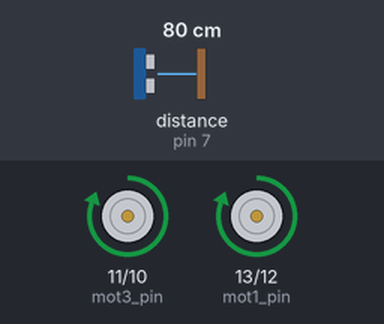
Recording of a sketch running on a simulated Arduino Uno, built with avr-gcc and run on an emulated ATmega328P. Parts: motor-driver pin pairs drawn as motors (green arrow = first pin HIGH = forward, orange = second pin HIGH = backward, longer = more drive). Wiring (inferred from the names in the program): ultrasonic range finder: trigger pin 8; echo pin 7. The test bench sets the inputs (shaded band); at power-on: distance to the obstacle (sensor on pin 7) 80 cm. The echo pulse lasts 58.3 µs per cm; what the sketch prints to the serial monitor is not drawn.

Above: at 4.0 s.
4.1 s: distance to the obstacle (sensor on pin 7) set to 2 cm
At 4.26 s:
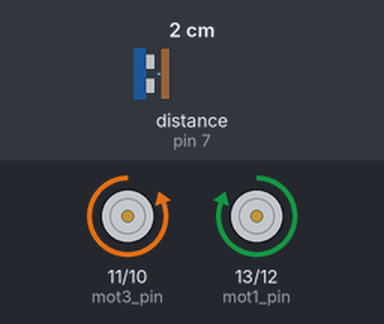
8.2 s: distance to the obstacle (sensor on pin 7) set to 4 cm
16.2 s: distance to the obstacle (sensor on pin 7) set to 7 cm
At 18.36 s:
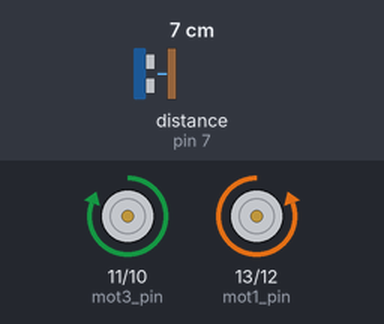
Timing chart, 0 to 27.9 s (numbered marks = the images above; inputs shaded):
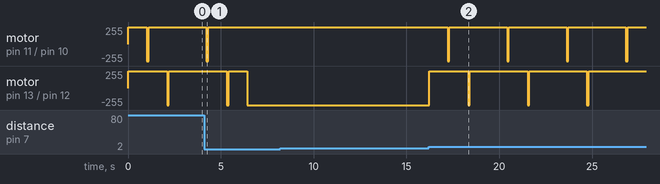

The sketch:

mini_proj.ino
```cpp
const int mot1_pin=13;
const int mot2_pin=12;
const int mot3_pin=11;
const int mot4_pin=10;
const int trigpin1=8;
const int echopin1=7;
int speed=200;
int TRESH = 200;
void moveBackward()
{
  //SetSpeed(90);
  digitalWrite(mot1_pin, LOW);
  digitalWrite(mot2_pin, HIGH);
  digitalWrite(mot3_pin, LOW);
  digitalWrite(mot4_pin, HIGH);
}
void moveForward()
{
    //SetSpeed(100);
  digitalWrite(mot1_pin, HIGH);
  digitalWrite(mot2_pin, LOW);
  digitalWrite(mot3_pin, HIGH);
  digitalWrite(mot4_pin, LOW);
}
void arcRight()
{
   // SetSpeed(90);

  digitalWrite(mot1_pin, HIGH);
  digitalWrite(mot2_pin, LOW);
  digitalWrite(mot3_pin, LOW);
  digitalWrite(mot4_pin, LOW);
}
void spotRight()
{
   // SetSpeed(90);

  digitalWrite(mot1_pin, HIGH);
  digitalWrite(mot2_pin, LOW);
  digitalWrite(mot3_pin, LOW);
  digitalWrite(mot4_pin, HIGH);
}

void arcLeft()
{
     // SetSpeed(90);

  digitalWrite(mot1_pin, LOW);
  digitalWrite(mot2_pin, LOW);
  digitalWrite(mot3_pin, HIGH);
  digitalWrite(mot4_pin, LOW);
}
void spotLeft()
{
      //SetSpeed(90);

  digitalWrite(mot1_pin, LOW);
  digitalWrite(mot2_pin, HIGH);
  digitalWrite(mot3_pin, HIGH);
  digitalWrite(mot4_pin, LOW);
}
void Stop()
{
  digitalWrite(mot1_pin, LOW);
  digitalWrite(mot2_pin, LOW);
  digitalWrite(mot3_pin, LOW);
  digitalWrite(mot4_pin, LOW);
}
void setup()
{
//  pinMode(3, OUTPUT);
//  pinMode(4, OUTPUT);
//  pinMode(5, OUTPUT);
//  pinMode(6, OUTPUT);
  //pinMode(6, OUTPUT);
  //pinMode(7, OUTPUT);
  //pinMode(8, OUTPUT);
   pinMode(mot1_pin,OUTPUT);
   pinMode(mot2_pin,OUTPUT);
   pinMode(mot3_pin,OUTPUT);
   pinMode(mot4_pin,OUTPUT);
    pinMode(trigpin1,OUTPUT);
   pinMode(echopin1,INPUT);
    Serial.begin(9600);
}
long duration1,distance1;
void loop()
{
  // for 1st ping .. !!
  digitalWrite(trigpin1,HIGH);
  delayMicroseconds(1000);
  digitalWrite(trigpin1,LOW);
  duration1=pulseIn(echopin1,HIGH);
  distance1=(duration1/2)/29.1;

  Serial.println();
  Serial.print(distance1);


   if(distance1<5)
    {
      spotLeft();
      Serial.print(" Spot left");
      delay(100);
      moveForward();
      Serial.print(" move forward ");

    }
    else{
    moveForward();
    Serial.print(" move forward ");
    delay(1000);
    spotRight();
    Serial.print(" Spot right");
    delay(100);
    moveForward();
    Serial.print(" move forward ");
    delay(1000);
     spotLeft();
      Serial.print(" Spot left");
      delay(100);
      moveForward();
    Serial.print(" move forward ");
    delay(1000);


}
}
```

Measured:
- the behaviour switches between 5 and 6 cm on distance to the obstacle (sensor on pin 7) (found by bisection; images 1 and 2)
- after the input at 4.1 s, motor on pin 11 (mot3_pin) / pin 10 (mot4_pin): goes on until 4.3 s, then stays forward 255/255
- after the input at 16.2 s, motor on pin 11 (mot3_pin) / pin 10 (mot4_pin): alternates forward 255/255 for 3.1 s and backward 255/255 for 0.10 s, starting after 1.0 s; motor on pin 13 (mot1_pin) / pin 12 (mot2_pin): backward 255/255 → forward 255/255 at once, then repeats every 3.2 s: backward 255/255 0.10 s, forward 255/255 3.1 s
